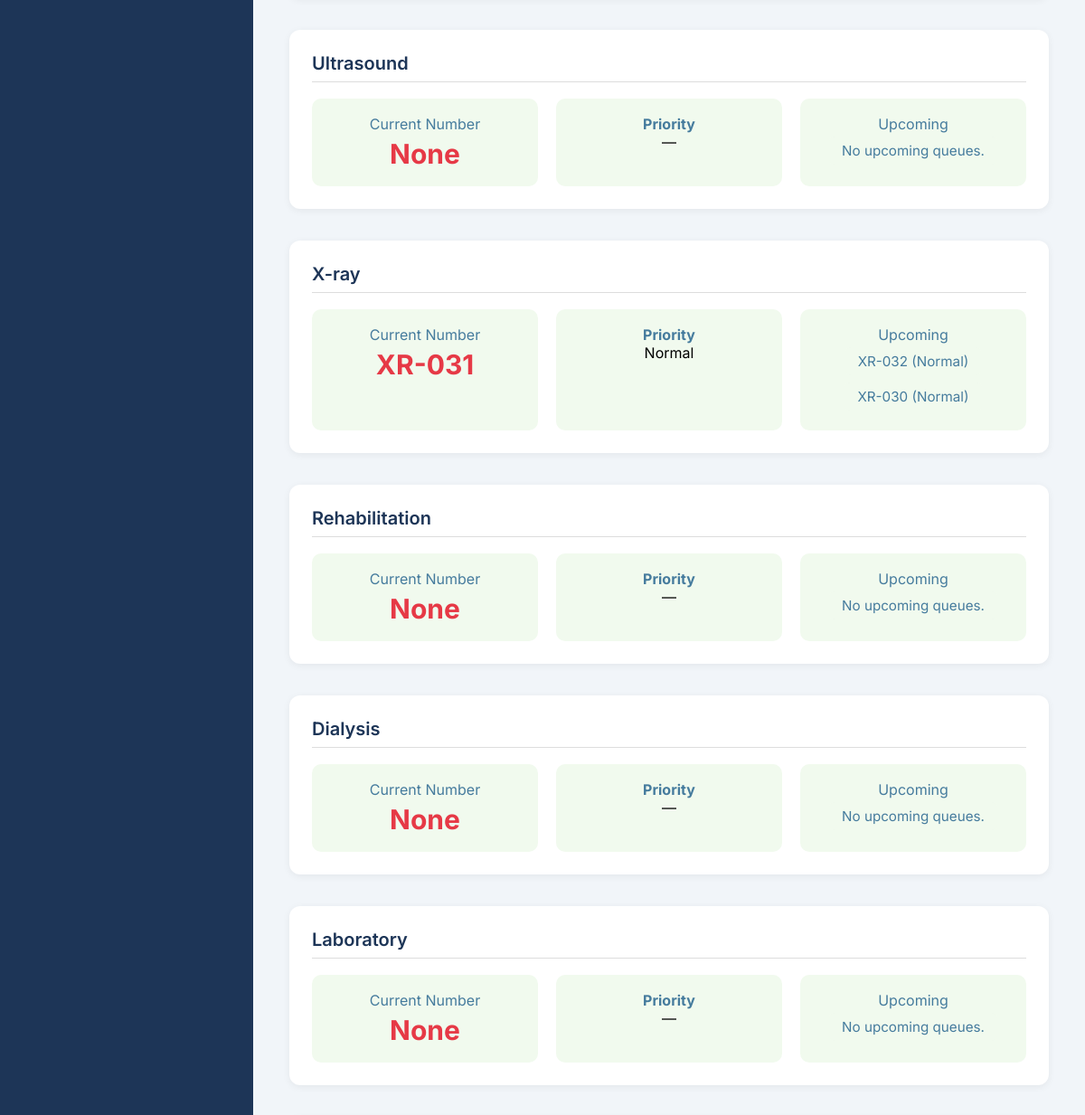
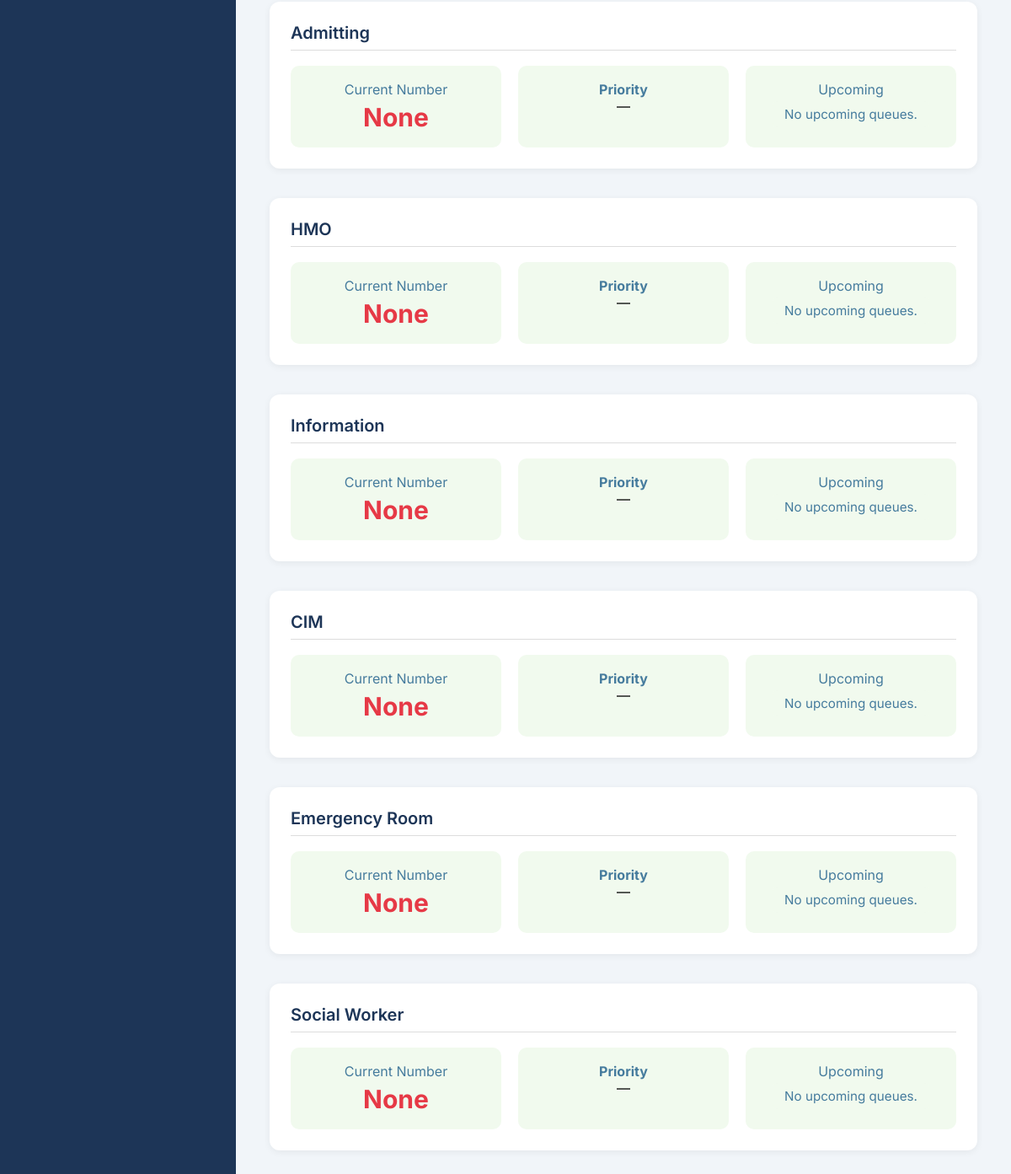
/queue_display_admin.php (signed in, lower part), run on an earlier commit of the app's database (2 pictures, top to bottom).
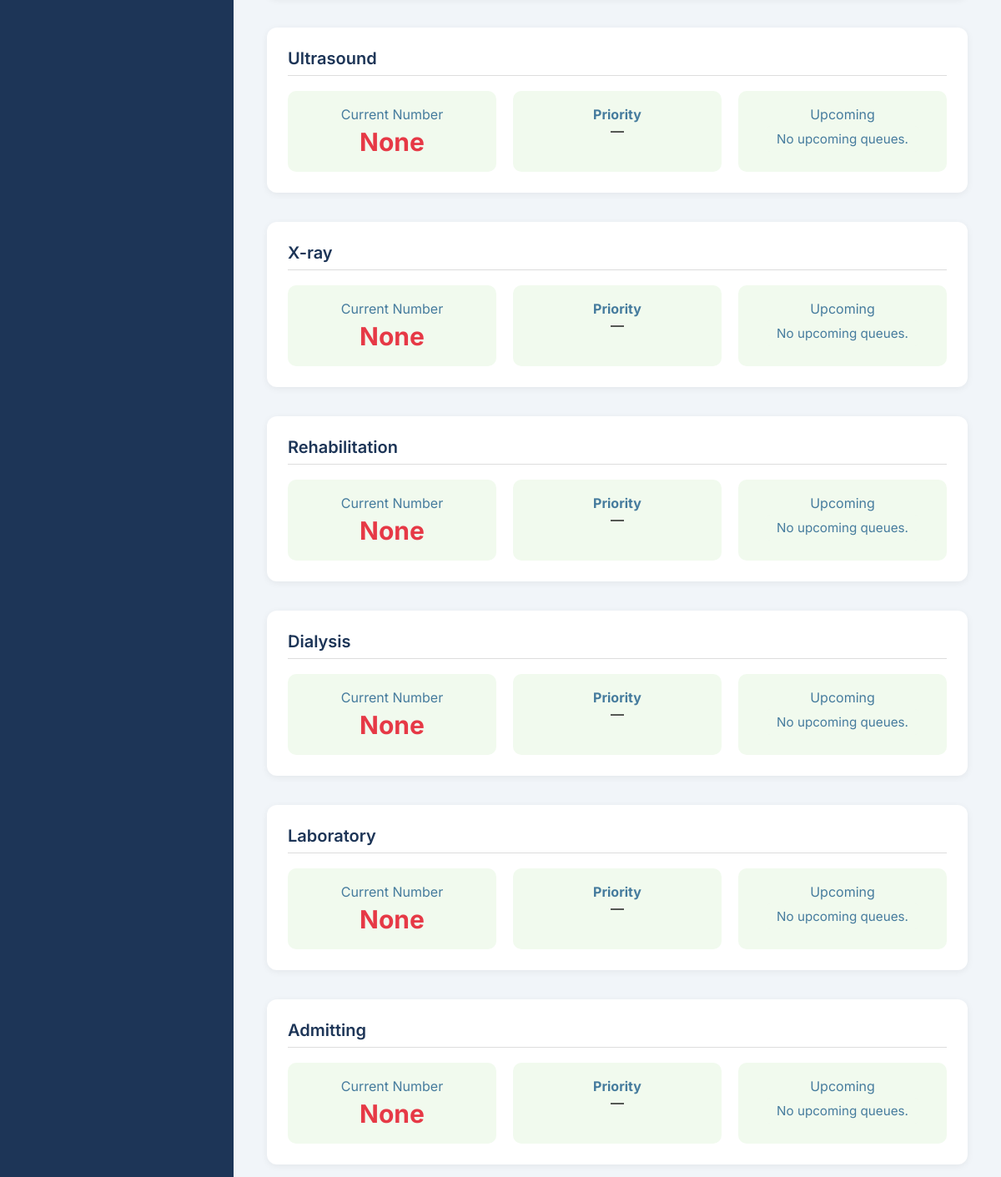
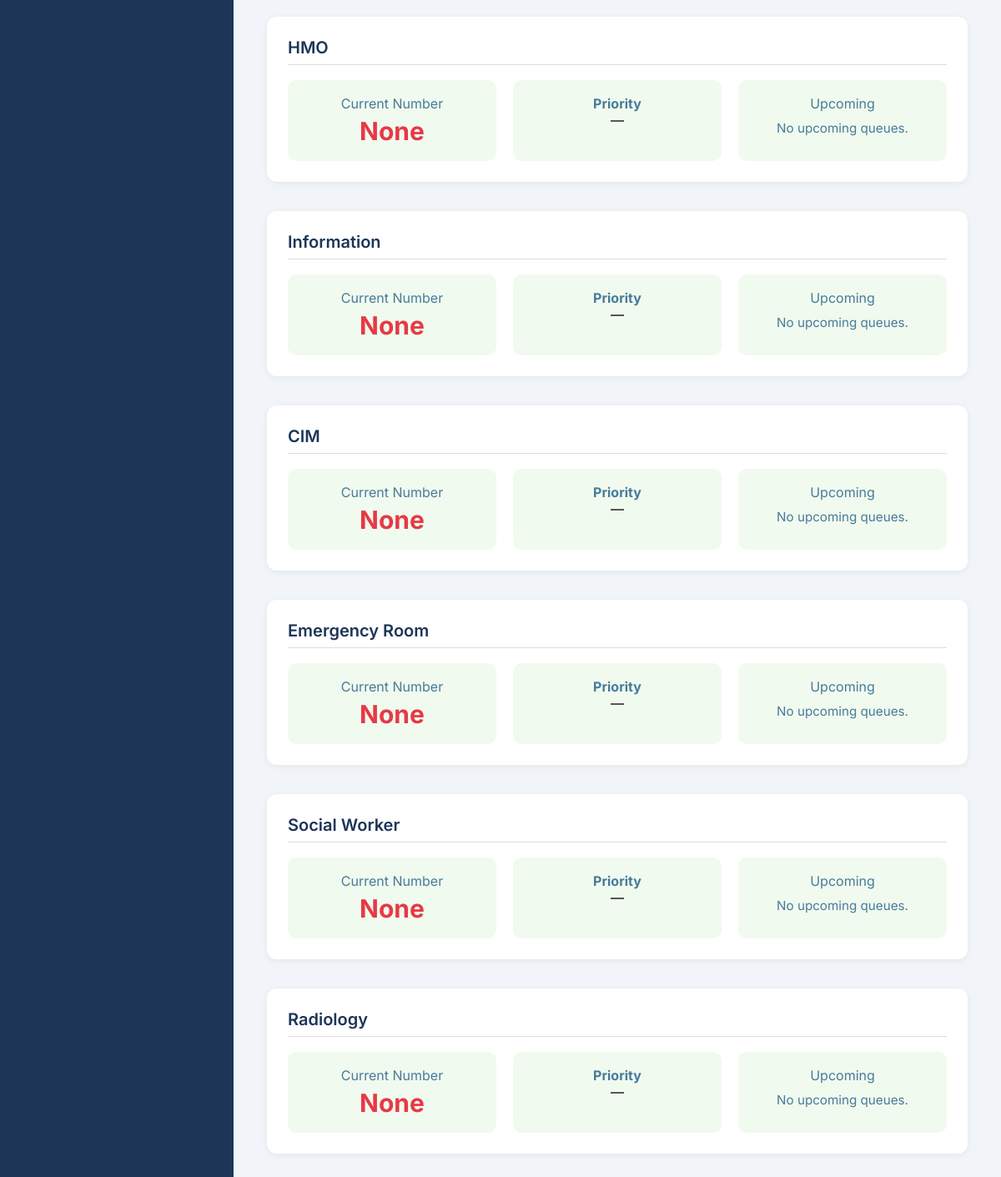
And on a later commit of the database (2 pictures, top to bottom).
### tables this page shows
CREATE TABLE `departments` (
  `dept_id` int(11) NOT NULL,
  `name` varchar(255) DEFAULT NULL,
  `description` text DEFAULT NULL,
  `date_created` datetime DEFAULT current_timestamp()
);

CREATE TABLE `queues` (
  `qid` int(11) NOT NULL,
  `queue_num` varchar(20) NOT NULL,
  `status` enum('waiting','in-progress','completed','postponed','pending') DEFAULT 'waiting',
  `service_name` varchar(100) NOT NULL,
  `priority` enum('Normal','Emergency','PWD','Senior Citizen','Pregnant','Red Flag') DEFAULT 'Normal',
  `department_id` int(11) NOT NULL,
  `announcement_count` int(11) NOT NULL,
  `was_postponed` tinyint(4) NOT NULL DEFAULT 0,
  `created_at` datetime DEFAULT current_timestamp(),
  `updated_at` datetime DEFAULT current_timestamp() ON UPDATE current_timestamp(),
  `created_by` int(11) NOT NULL
);

### queue_display_admin.php (the view, shortened to what this page needs)
<?php
require('lib/conn.php');
$departmentsStmt = $conn->prepare("SELECT * FROM departments");
$departmentsStmt->execute();
$departments = $departmentsStmt->fetchAll();
$queues = [];
foreach ($departments as $department) {
    $currentStmt = $conn->prepare("
        SELECT * FROM queues
        WHERE status = 'in-progress' AND department_id = :dept_id
        ORDER BY
            CASE
                WHEN priority = 'Red Flag' THEN 0
                 WHEN priority = 'Emergency' THEN 1
                WHEN priority IN ('PWD', 'Senior Citizen', 'Pregnant') THEN 2
                ELSE 3
            END,
            CAST(SUBSTRING(queue_num, 3) AS UNSIGNED) ASC
        LIMIT 1
    ");
    $currentStmt->execute(['dept_id' => $department['dept_id']]);
    $currentQueue = $currentStmt->fetch();
    $upcomingSql = "
        SELECT *
        FROM queues
        WHERE status = 'waiting'
        AND department_id = :dept_id
        ORDER BY
            CASE
                WHEN priority = 'Red Flag' THEN 0
                 WHEN priority = 'Emergency' THEN 1
                WHEN priority IN ('PWD', 'Senior Citizen', 'Pregnant') THEN 2
                ELSE 3
            END,
            created_at ASC
    ";
    $upcomingStmt = $conn->prepare($upcomingSql);
    $upcomingStmt->execute(['dept_id' => $department['dept_id']]);
    $allUpcomingQueues = $upcomingStmt->fetchAll();
    $queues[] = [
        'department' => $department,
        'currentQueue' => $currentQueue,
        'upcomingQueues' => array_slice($allUpcomingQueues, 0, 3),
        'extraQueues' => array_slice($allUpcomingQueues, 3)
    ];
}
?>
<!DOCTYPE html>
<html lang="en">
<head>
  <link rel="stylesheet" href="https://cdnjs.cloudflare.com/ajax/libs/font-awesome/5.15.4/css/all.min.css">
</head>
<body>
<nav class="sidebar" aria-label="Main navigation">
</nav>
<div class="main-content">
  <div class="user-dropdown">
  <?php foreach ($queues as $queueData): ?>
    <div class="department-box">
      <div class="department-header">
        <?= htmlspecialchars($queueData['department']['name']); ?>
      </div>
      <div class="queue-info">
        <div class="queue-item">
          <div>Current Number</div>
          <div class="current-queue">
            <?= $queueData['currentQueue']
              ? htmlspecialchars($queueData['currentQueue']['queue_num'])
              : 'None'; ?>
          </div>
        </div>
        <div class="queue-item">
          <div style="font-weight: bold;">Priority</div>
          <div><span style="color: black;">
            <?= $queueData['currentQueue']
              ? ucfirst($queueData['currentQueue']['priority'])
              : '—'; ?>
          </span></div>
        </div>
        <div class="queue-item">
          <div>Upcoming</div>
          <div class="queue-list">
            <?php if (count($queueData['upcomingQueues']) <= 0): ?>
              <span>No upcoming queues.</span>
            <?php else: ?>
              <?php foreach ($queueData['upcomingQueues'] as $q): ?>
                <span><?= htmlspecialchars($q['queue_num']); ?> (<?= ucfirst($q['priority']); ?>)</span>
              <?php endforeach; ?>
            <?php endif; ?>
          </div>
        </div>
      </div>
    </div>
  <?php endforeach; ?>
</div>
</body>
</html>

What changed in the data, as far as the page shows it:
removed queues: department.name "X-ray", queue_num "XR-031", priority "Normal"
removed queues: queue_num "XR-032", priority "Normal"
removed queues: queue_num "XR-030", priority "Normal"
now on this page (row unchanged): departments: name "X-ray", shows "None", shows "No upcoming queues."
added departments: name "Radiology", shows "None", shows "No upcoming queues."
